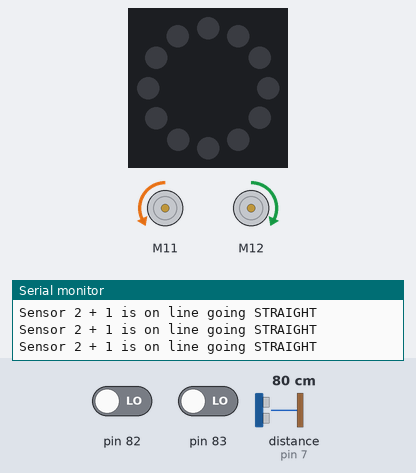
Bench run of a sketch on a simulated Arduino Uno, built for the host (arithmetic inside an expression is 32-bit, double 64-bit). On the bench: 12 RGB LEDs in a ring, first at the top, clockwise, 2 × DC motor (green arrow = forward, orange = backward, longer = faster), the last lines printed to the serial monitor. Inputs (shaded band) come from the test bench; at power-on: distance to the obstacle (sensor on pin 7) 80 cm, pin 82 LOW, pin 83 LOW.

Above: at 1.2 s.
1.3 s: distance to the obstacle (sensor on pin 7) set to 11 cm
3.3 s: distance to the obstacle (sensor on pin 7) set to 8 cm
At 4.34 s:
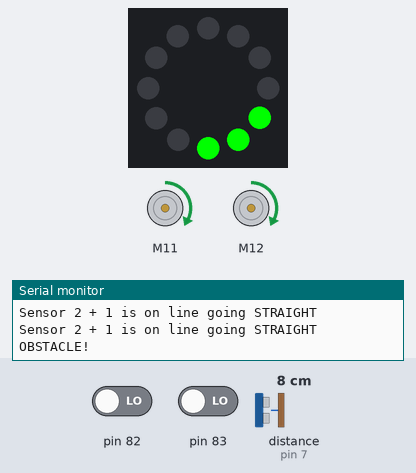
At 6.14 s:
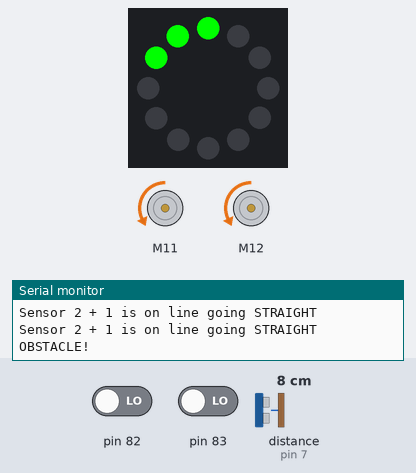
6.3 s: distance to the obstacle (sensor on pin 7) set to 120 cm
At 6.48 s:
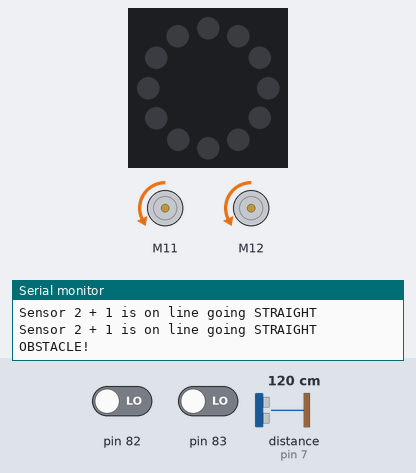
Timing chart, 0 to 10.2 s (numbered marks = the images above; inputs shaded):
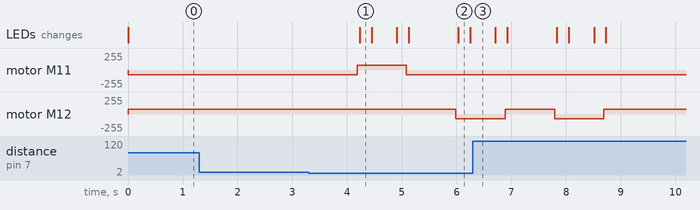

The sketch:

testing_3.ino
```cpp
#include <kaulab.h>

// 3 = no line
// 0 = both on line
// 2 = right on line
// 1 = left on line

// 1 = Right motor
// 2 = left motor
bool turningRight = false;
bool turningLeft = false;

int rightMotor = -70;
int leftMotor = 70;

bool blinkState = false;
int blinkCounter = 0;

int statusR = 0;
int statusG = 0;
int statusB = 0;


// ==================================================
// LED BLINKER
// ==================================================
void updateBlinker() {
        blinkCounter++;
     if (blinkCounter >= 10) {
            blinkCounter = 0;
            blinkState = !blinkState;
        }
    // RIGHT TURN
    if (turningRight) {
            // Blinker ON
            for (int i = 0; i < 12; i++) {
                if ( blinkState && (i == 4 || i == 5 || i == 6)) {
                    zLedRing.setColorAt(i, 0, 255, 0);
                }
                else {
                    zLedRing.setColorAt(i, 0, 0, 0);
                }
            }
        }
        else if (turningLeft){
          for (int i = 0; i < 12; i++) {
            if (blinkState &&
                (i == 10 || i == 11 || i == 0)) {

                zLedRing.setColorAt(i, 0, 255, 0);
            }
            else {
                zLedRing.setColorAt(i, 0, 0, 0);
            }
          }
        } else  {

            // Blinker OFF
            for (int i = 0; i < 12; i++) {
                zLedRing.setColorAt(i, statusR, statusG, statusB);
            }
        }
        zLedRing.show();
}

// ==================================================
// LINE FOLLOWING MOVEMENTS
// ==================================================

void goRight(){
    turningRight = true;
    turningLeft = false;
      statusR = 0;
      statusG = 255;
      statusB = 0;
    zRobotSetMotorSpeed(1, -(rightMotor));
    zRobotSetMotorSpeed(2, leftMotor);
}
void goLeft(){
      turningRight = false;
      turningLeft = true;
      statusR = 0;
      statusG = 255;
      statusB = 0;
    zRobotSetMotorSpeed(1, rightMotor);
    zRobotSetMotorSpeed(2, -leftMotor);
}
void findLine(){
        turningRight = false;
        turningLeft = false;
      statusR = 255;
      statusG = 255;
      statusB = 0;
  zRobotSetMotorSpeed(1, rightMotor + 10);
    zRobotSetMotorSpeed(2, -leftMotor + 20);
}

void goStraight(){
        turningRight = false;
        turningLeft = false;
      // zSetAllLed(255, 255, 255);
      statusR = 0;
      statusG = 0;
      statusB = 0;
    zRobotSetMotorSpeed(1, rightMotor);
    zRobotSetMotorSpeed(2, leftMotor);
}


// ==================================================
// FOLLOW LINE
// ==================================================

void followLine(){
  int lineread = zRobotGetLineSensor();

  if (lineread == 1){
    goLeft();
    Serial.println("Sensor 2 is on line going RIGHT");

  } else if(lineread == 2){
    goRight();
    Serial.println("Sensor 1 is on line going LEFT");

  } else if(lineread == 0){
    goStraight();
    Serial.println("Sensor 2 + 1 is on line going STRAIGHT");

  } else if (lineread == 3){
     findLine();

    Serial.println("Finding line");
  }
}

// ==================================================
// OBSTACLE AVOIDANCE
// ==================================================

int avoidStep = 0;
int avoidCounter = 0;
bool avoiding = false;

void avoidObstacle() {

  avoidCounter++;

  if (avoidCounter < 20) {
    return;
  }

  avoidCounter = 0;

  switch (avoidStep) {

    case 0:
      goRight();
      avoidStep++;
      break;

    case 1:
      goStraight();
      avoidStep++;
      break;

    case 2:
      goLeft();
      avoidStep++;
      break;

    case 3:
      goStraight();
      avoidStep++;
      break;

    case 4:
      goLeft();
      avoidStep++;
      break;

    case 5:
      goStraight();
      avoidStep++;
      break;

      if (zRobotGetLineSensor() != 3) {
        avoiding = false;
        avoidStep = 0;
      }
      break;
  }
}

void obstacle() {

  int distance = zRobotGetUltraSensor();

  if (!avoiding && distance > 0 && distance < 10) {
    Serial.println("OBSTACLE!");

    avoiding = true;
    avoidStep = 0;
    avoidCounter = 0;
  }

  if (avoiding) {
    avoidObstacle();
  } else {
    followLine();
  }
}

void setup() {
  // put your setup code here, to run once:
  zInitialize();
  Serial.begin(9600);
  zScheduleTask(obstacle, 3, 1);
  zScheduleTask(updateBlinker, 3, 3);

  zStart();
}

void loop() {
}
```

kaulab.h
```cpp
#include "MeAuriga.h"
#include "Arduino_FreeRTOS.h"
#include "semphr.h"

#define MAXIMUM_TASKS 10
#define ZSCHED_TRACE

int ztask_count;
struct zTask {
  int interval, runtime, lastrun, nextrun, actualtime;
  void *func;
  int id;
  TaskHandle_t *handle;
};
struct zTask zTaskList[MAXIMUM_TASKS];
int zTaskTrace = 0;
MeRGBLed zLedRing(0, 12);
void zTaskRunner(void *);
MeLineFollower zLineFollower(PORT_9);
MeUltrasonicSensor zUltraSonicSensor(PORT_7);
MeEncoderOnBoard zMotor1(SLOT1);
MeEncoderOnBoard zMotor2(SLOT2);

/**
 * Fetches information from the line follower
 * sensor. Can return values 0-3 depending on
 * senror state.
 */
uint8_t zRobotGetLineSensor() {
	return zLineFollower.readSensors();
}

/**
 * Fetches information from the ultrasonic distance
 * sensor. Returns a value from 0 - 400.
 */
uint8_t zRobotGetUltraSensor() {
	return zUltraSonicSensor.distanceCm();
}

/**
 * Sets the motor speed for motor 1 or 2
 *
 * @param speed set the motor speed to this
 * @param motor the motor which speed should change
 */
void zRobotSetMotorSpeed(int motor, int speed) {
	if (motor == 1) zMotor1.setMotorPwm(speed);
	if (motor == 2) zMotor2.setMotorPwm(speed);
}

/* Task Management */
int zTaskCompare(const void *cmp1, const void *cmp2) {
  struct zTask *a = (struct zTask *)cmp1;
  struct zTask *b = (struct zTask *)cmp2;
  return a->interval - b->interval;
}

/**
 * Delay time milliseconds, blocking other process execution.
 * Do not use any other delay method as it will break
 * scheduling.
 *
 * @param time delay time in milliseconds
 */
void zBlockingDelay(int time) {
  TickType_t currentTick = xTaskGetTickCount();
  while (xTaskGetTickCount() - currentTick < time)
    ;
}

void zSetAllLed(int r, int g, int b) {
  for (int i = 0; i < 12; i++)
    zLedRing.setColorAt(i, r, g, b);
  zLedRing.show();
}

void zSetOneLed(int led, int r, int g, int b) {
  for (int i = 0; i < 12; i++){
    if (led == i)
      zLedRing.setColorAt(i, r, g, b);
    else
      zLedRing.setColorAt(i, 0, 0, 0);
}
  zLedRing.show();
}

void zDie(int taskno, const char *reason) {
  vTaskSuspendAll();
  Serial.print("Task ");
  Serial.print(taskno);
  Serial.print(" hard failure due to: ");
  Serial.println(reason);
  Serial.println("HALT");
  zSetAllLed(0, 0, 0);
  zLedRing.setColorAt(taskno + 1, 255, 0, 0);
  zLedRing.setColorAt(0, 64, 64, 64);
  zLedRing.show();
  for (;;) delay(500);
}

/**
 * Schedule a task for periodic execution.
 *
 * @param func pointer to function that should run
 * @param interval the period of the function (T)
 * @param runtime the runtime of the function (C)
 */
void zScheduleTask(void *func, int interval, int runtime) {
  zTaskList[ztask_count].interval = interval;
  zTaskList[ztask_count].runtime = runtime;
  zTaskList[ztask_count].func = func;
  zTaskList[ztask_count].id = ztask_count;
  zTaskList[ztask_count].nextrun = interval;
  ztask_count = ztask_count + 1;
}

/**
 * Initialize the scheduler and robot. Run this before
 * any other functions. Will initialize Serial system
 * at 9600 baud.
 */
void zInitialize() {
  Serial.begin(9600);

  TCCR1A = _BV(WGM10);
  TCCR1B = _BV(CS11) | _BV(WGM12);
  TCCR2A = _BV(WGM21) | _BV(WGM20);
  TCCR2B = _BV(CS21);

  zMotor1.setMotionMode(DIRECT_MODE);
  zMotor2.setMotionMode(DIRECT_MODE);

  ztask_count = 0;
  zLedRing.setpin(44);
  zSetAllLed(0, 0, 0);
  zSetOneLed(0, 0, 128, 0);
  memset(zTaskList, 0, 10 * sizeof(struct zTask));
}

/**
 * Toggle debug information printing
 *
 * @param trace 1 for enable, 0 for disable
 */
void zTaskSetTrace(int trace) {
	zTaskTrace = trace;
}

SemaphoreHandle_t zLock;

/**
 * Start scheduler. After running this function
 * execution is yielded to the scheduler and normal
 * program function is stopped.
 */
void zStart() {
  zLock = xSemaphoreCreateBinary();
  xSemaphoreGive(zLock);
  qsort(zTaskList, ztask_count, sizeof(struct zTask), zTaskCompare);
  for (int i = 0; i < ztask_count; i++) {
    xTaskCreate(zTaskRunner, "MainTask", 128, &zTaskList[i], i, zTaskList[i].handle);
  }
}

void zPrintDebugEvent(struct zTask * task, int time, const char * text) {
  #ifdef ZSCHED_TRACE
	if (!zTaskTrace) return;
    Serial.print(time);
    Serial.print(": task ");
    Serial.print(task->id);
    Serial.print(" ");
    Serial.print(text);
    Serial.print(" { runtime: ");
    Serial.print(task->actualtime);
    Serial.println(" } ");
  #endif
}

void zTaskRunner(void *parm) {
  struct zTask *task = (struct zTask *)parm;
  for (;;) {
    //Before Running
    xSemaphoreTake(zLock, 0);
    int starttime = xTaskGetTickCount();
    zPrintDebugEvent(task, starttime, "start");
    if (starttime > task->nextrun) {
      zDie(task->id, "Did not start on time");
    }
    task->lastrun = starttime;
    xSemaphoreGive(zLock);

    //Run the code
    ((void (*)())task->func)();

    //After running
    xSemaphoreTake(zLock, 0);
    int endtime = xTaskGetTickCount();
    task->actualtime = endtime - starttime;
    if (endtime > task->nextrun) {
      zDie(task->id, "Finished after period end");
    }
    if (task->actualtime > task->runtime) {
      zDie(task->id, "Runtime exceeded computation time");
    }
    zPrintDebugEvent(task, starttime, "finished");
    task->nextrun = task->nextrun + task->interval;
    xSemaphoreGive(zLock);
    vTaskDelayUntil(&starttime, task->interval);
  }
}
```

Measured:
- the behaviour switches between 10 and 9 cm on distance to the obstacle (sensor on pin 7) (found by bisection; images 0 and 1)
- after the input at 3.3 s, motor M11: backward 70/255 → forward 70/255 after 0.89 s, → backward 70/255 0.90 s later; motor M12: forward 70/255 → backward 70/255 after 2.7 s; the LEDs: change after 0.93 s (image 1)
